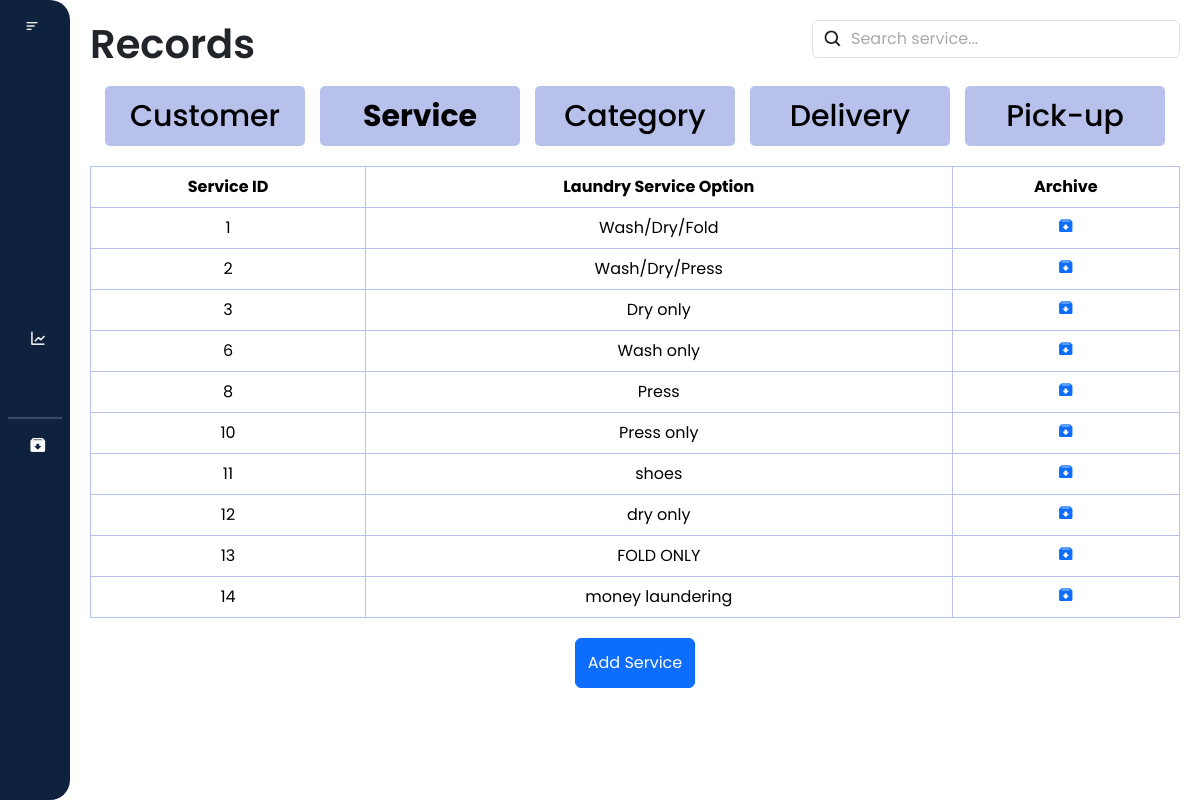
Before: /laundry_system/records/service.php (signed in) with the older database file.
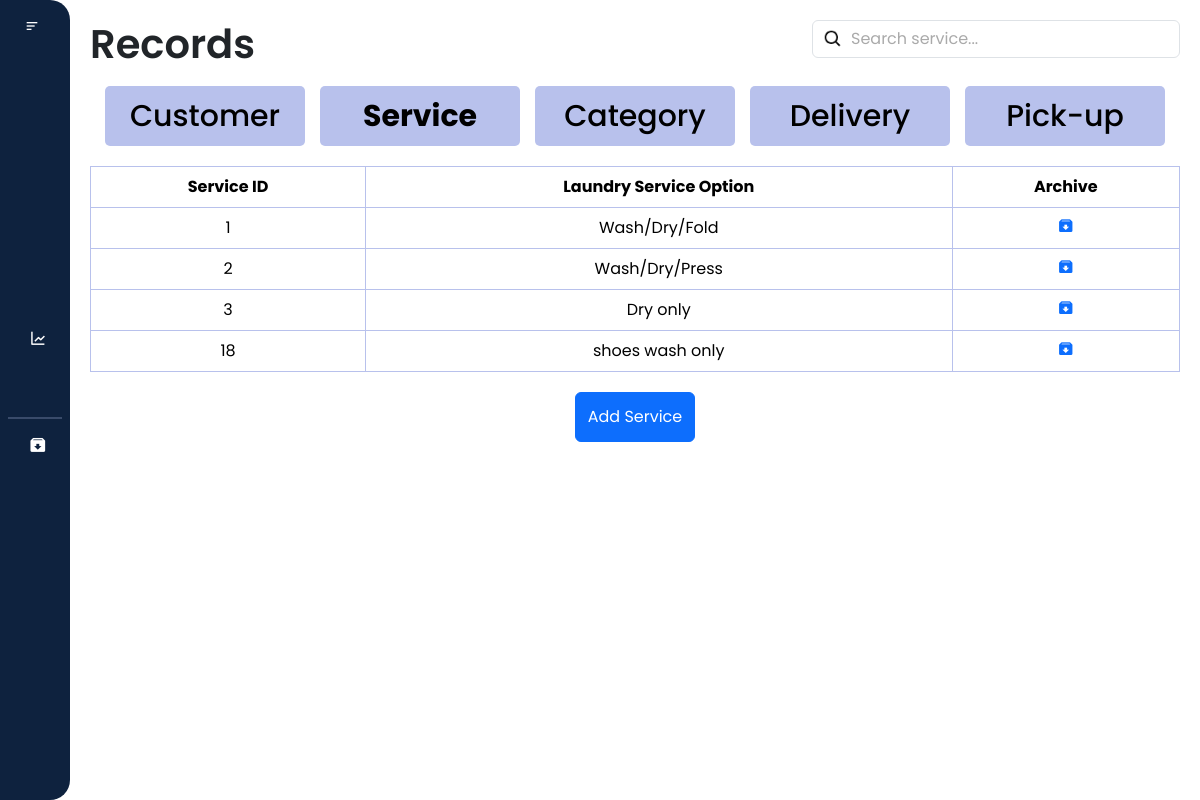
After: the same page with the newer database file.
### tables this page shows
CREATE TABLE `service` (
  `service_id` int(11) NOT NULL,
  `laundry_service_option` varchar(255) NOT NULL
);

### laundry_system/records/service.php (the view, shortened to what the changed rows need)
<?php
require '../database.php';
?>
<!DOCTYPE html>
<html lang="en">
<head>
    <link href="https://cdn.jsdelivr.net/npm/bootstrap@5.3.3/dist/css/bootstrap.min.css" rel="stylesheet"
>
    <link href="https://cdn.lineicons.com/4.0/lineicons.css" rel="stylesheet" />
    <link href='https://unpkg.com/boxicons@2.1.4/css/boxicons.min.css' rel='stylesheet'>
    <link rel="stylesheet" href="service.css">
</head>
<body>
    <div class="wrapper">
        <div class="main-content">
            <nav>
                <div class="d-flex justify-content-between" id="navbar">
                    <h1>Records</h1>
            </nav>
            <div class="table-responsive">
                <table class="table table-bordered text-center">
                    <thead>
                        <tr class="bg-dark text-white">
                            <th>Service ID</th>
                            <th>Laundry Service Option</th>
                            <th>Archive</th>
                        </tr>
                    </thead>
                    <tbody id = "service_table">
                        <?php
                        $query = "SELECT * FROM service";
                        $result = mysqli_query($conn, $query);
                        if ($result && $result->num_rows > 0) {
                            while($row = mysqli_fetch_assoc($result)) {
                        ?>
                            <tr>
                                <td><?php echo $row["service_id"]; ?></td>
                                <td><?php echo $row["laundry_service_option"]; ?></td>
                                <td>
                                    <a href='javascript:void(0);' class='archive-btn'
                                        data-id="<?php echo $row['service_id']; ?>"
                                        data-option="<?php echo $row['laundry_service_option']; ?>">
                                        <i class='bx bxs-archive-in'></i>
                                    </a>
                                </td>
                            </tr>
                        <?php
                            }
                        } else {
                        ?>
                    <tr>
                        <td colspan="3">No laundry service option found.</td>
                    </tr>
                    <?php
                        }
                        ?>
                    </tbody>
                </table>
            </div>
        </div>
    </div>
</body>
</html>

Changed rows visible on the page:
removed service: service_id "6", laundry_service_option "Wash only"
removed service: service_id "8", laundry_service_option "Press"
removed service: service_id "10", laundry_service_option "Press only"
removed service: service_id "11", laundry_service_option "shoes"
removed service: service_id "12", laundry_service_option "dry only"
removed service: service_id "13", laundry_service_option "FOLD ONLY"
removed service: service_id "14", laundry_service_option "money laundering"
added service: service_id "18", laundry_service_option "shoes wash only"
